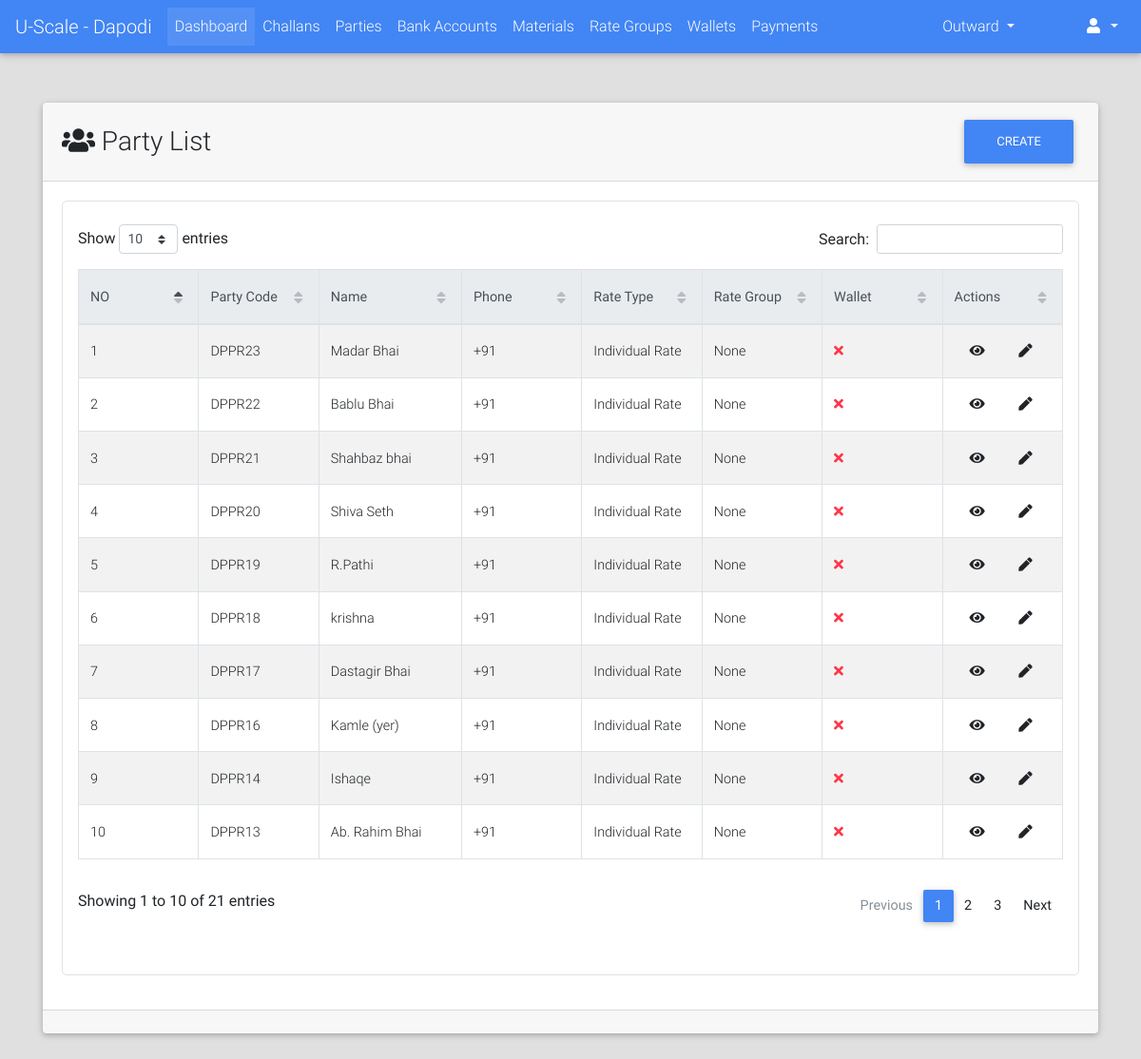
The page /parties/list/ (signed in) on the database as committed earlier.
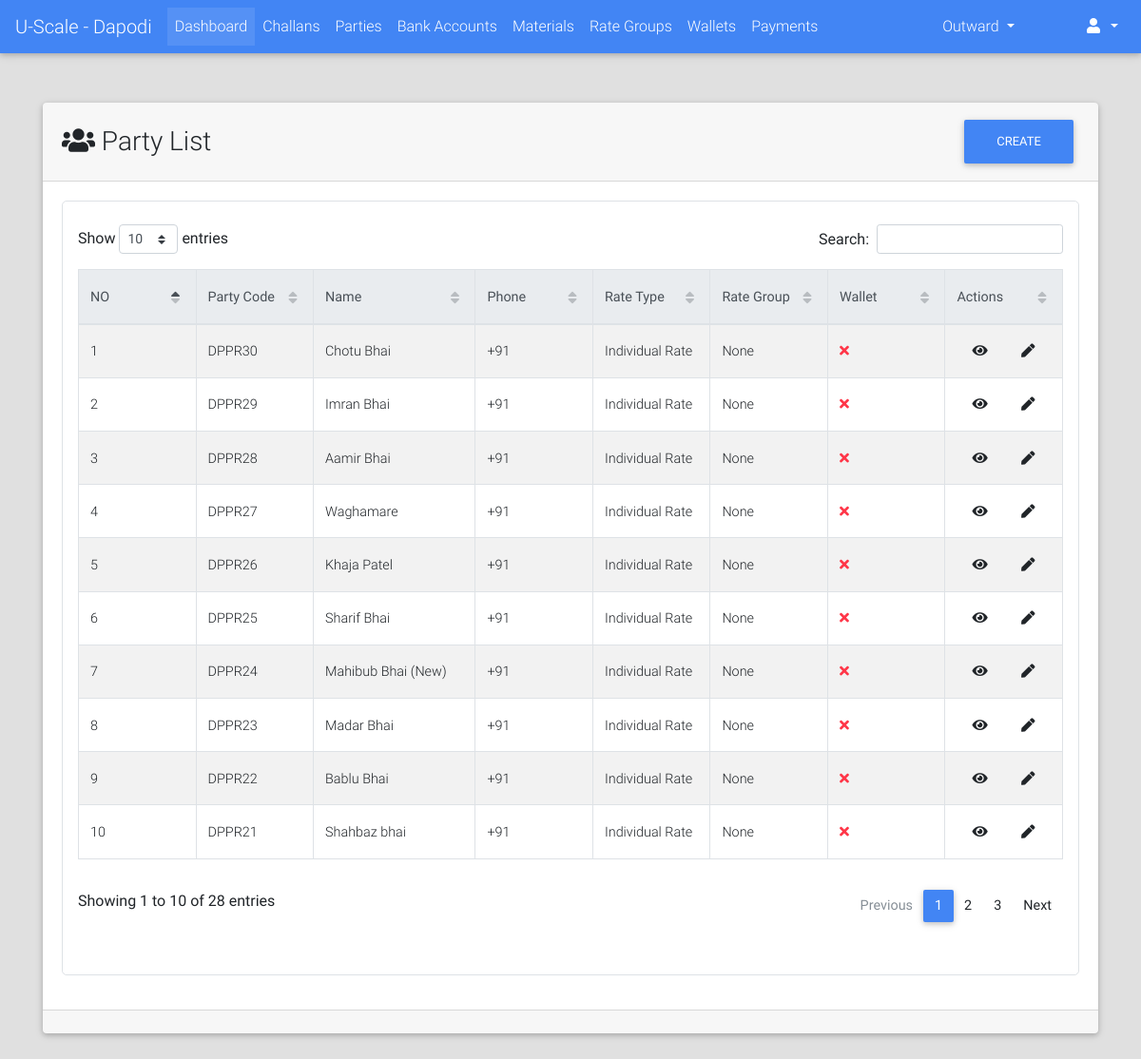
The same page on the database as committed later.
### parties/models.py (models this page shows, shortened)
class Party(models.Model):
    RATE_TYPE_CHOICES = (("GR", "Group Rate"), ("IR", "Individual Rate"))
    rate_type = models.CharField(max_length=2, choices=RATE_TYPE_CHOICES)
    rate_group = models.ForeignKey("rates.RateGroup", on_delete=models.PROTECT, blank=True, null=True)
    name = models.CharField(max_length=128)
    party_code = models.CharField(max_length=32, blank=True)
    address = models.TextField(blank=True)
    phone = models.CharField(max_length=13)
    whatsapp = models.CharField(max_length=13, blank=True)
    email = models.EmailField(blank=True, null=True)
    extra_info = models.TextField(blank=True)
    is_wallet_party = models.BooleanField(default=False)
    is_active = models.BooleanField(default=True)
    @property
    def get_absolute_url(self):
        return reverse_lazy("parties:detail", kwargs={"party_code": self.party_code})
    @property
    def get_update_url(self):
        return reverse_lazy("parties:update", kwargs={"party_code": self.party_code})
    class Meta:
        verbose_name = "Party"
        verbose_name_plural = "Parties"

### parties/views.py (the view)
class PartyListView(LoginRequiredMixin, ListView):
    model = Party
    context_object_name = "parties"
    template_name = "parties/list.html"
    ordering = "-id"
    def get_queryset(self):
        qs = super().get_queryset()
        return qs.filter(is_active=True)

### portal/templates/parties/list.html (shortened to what this page needs)
{% extends "portal/base.html" %}
{% load crispy_forms_tags %}
{% load static %}
{% block custom_links %}
    <link href="{% static "css/addons/datatables.min.css" %}" rel="stylesheet">
    <link href="{% static "css/addons/datatables-select.min.css" %}" rel="stylesheet">
{% endblock %}
{% block content %}
    <br><br>
    <div class="container">
        <div class="card">
            <div class="card-header">
                <div class="row">
                    <div class="col-lg-9 m-auto">
                        <h3 class="m-auto"><i class="fa fa-users"></i> Party List</h3>
                    </div>
                    <div class="col-lg-3">
                        <a class="float-right" href="{% url "parties:add" %}"><button class="btn btn-primary">Create</button></a>
                    </div>
                </div>
            </div>
            <div class="card-body">
                 <div class="table p-3 border" style="border-radius: 5px">
                     <table id="dt-basic-checkbox" class="table table-striped table-bordered" cellspacing="0" width="100%">
                         <thead class="thead-light">
                            <th class="th-sm">NO</th>
                            <th class="th-sm">Party Code</th>
                            <th class="th-sm">Name</th>
                            <th class="th-sm">Phone</th>
                            <th class="th-sm">Rate Type</th>
                            <th class="th-sm">Rate Group</th>
                            <th class="th-sm">Wallet</th>
                            <th class="th-sm">Actions</th>
                         </thead>
                         <tbody>
                             {% if parties %}
                                 {% for party in parties %}
                                     <tr>
                                        <td>{{ forloop.counter }}</td>
                                         <td><a href="{{ party.get_absolute_url }}">{{ party.party_code }}</a></td>
                                        <td>{{ party.name }}</td>
                                        <td>{{ party.phone }}</td>
                                        <td>{{ party.get_rate_type_display }}</td>
                                        <td>{{ party.rate_group }}</td>
                                        <td>
                                            {% if party.is_wallet_party %}
                                                <i class="fa fa-check text-success"></i>
                                            {% else %}
                                                <i class="fa fa-times text-danger"></i>
                                            {% endif %}
                                        </td>
                                        <td class="m-auto">
                                            <a class="m-3" href="{{ party.get_absolute_url }}"><i class="fa fa-eye"></i></a>
                                            <a class="m-3" href="{{ party.get_update_url }}"><i class="fa fa-pen"></i></a>
                                        </td>
                                     </tr>
                                 {% endfor %}
                             {% else %}
                                 <span class="text-black-50 font-weight-bold">No Parties Found</span>
                             {% endif %}
                         </tbody>
                    </table>
                 </div>
            </div>
            <div class="card-footer">
            </div>
        </div>
    </div>
{% endblock %}

Rows that differ between the two databases and show on the page:
no longer on this page (row unchanged): Party: party_code "DPPR20", name "Shiva Seth", phone "+91", rate_type "Individual Rate", rate_group "None", is_wallet_party False (drawn)
no longer on this page (row unchanged): Party: party_code "DPPR19", name "R.Pathi", phone "+91", rate_type "Individual Rate", rate_group "None", is_wallet_party False (drawn)
no longer on this page (row unchanged): Party: party_code "DPPR18", name "krishna", phone "+91", rate_type "Individual Rate", rate_group "None", is_wallet_party False (drawn)
no longer on this page (row unchanged): Party: party_code "DPPR17", name "Dastagir Bhai", phone "+91", rate_type "Individual Rate", rate_group "None", is_wallet_party False (drawn)
no longer on this page (row unchanged): Party: party_code "DPPR16", name "Kamle (yer)", phone "+91", rate_type "Individual Rate", rate_group "None", is_wallet_party False (drawn)
no longer on this page (row unchanged): Party: party_code "DPPR14", name "Ishaqe", phone "+91", rate_type "Individual Rate", rate_group "None", is_wallet_party False (drawn)
no longer on this page (row unchanged): Party: party_code "DPPR13", name "Ab. Rahim Bhai", phone "+91", rate_type "Individual Rate", rate_group "None", is_wallet_party False (drawn)
added Party: party_code "DPPR30", name "Chotu Bhai", phone "+91", rate_type "Individual Rate", rate_group "None", is_wallet_party False (drawn)
added Party: party_code "DPPR29", name "Imran Bhai", phone "+91", rate_type "Individual Rate", rate_group "None", is_wallet_party False (drawn)
added Party: party_code "DPPR28", name "Aamir Bhai", phone "+91", rate_type "Individual Rate", rate_group "None", is_wallet_party False (drawn)
added Party: party_code "DPPR27", name "Waghamare", phone "+91", rate_type "Individual Rate", rate_group "None", is_wallet_party False (drawn)
added Party: party_code "DPPR26", name "Khaja Patel", phone "+91", rate_type "Individual Rate", rate_group "None", is_wallet_party False (drawn)
added Party: party_code "DPPR25", name "Sharif Bhai", phone "+91", rate_type "Individual Rate", rate_group "None", is_wallet_party False (drawn)
added Party: party_code "DPPR24", name "Mahibub Bhai (New)", phone "+91", rate_type "Individual Rate", rate_group "None", is_wallet_party False (drawn)
Other text that changed with them:
text written by a page script: "Show entries Search: Showing 1 to 10 of 21 entries Previous 1 2 3 Next" → "Show entries Search: Showing 1 to 10 of 28 entries Previous 1 2 3 Next"
